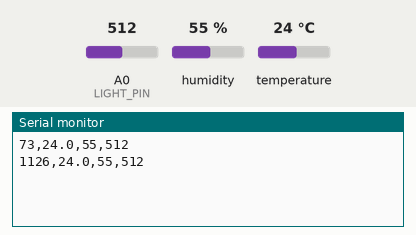
This sketch was run on a simulated Arduino Uno, built with avr-gcc and run on an emulated ATmega328P. Shown: the last lines printed to the serial monitor. Inputs (shaded band) come from the test bench; at power-on: humidity 55 %, A0 (LIGHT_PIN) = 512, temperature 24 °C.

Above: at 1.2 s.
1.3 s: humidity set to 22 %
At 2.6 s:
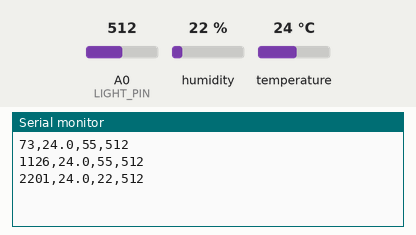
2.8 s: A0 (LIGHT_PIN) set to 716
At 4.1 s:
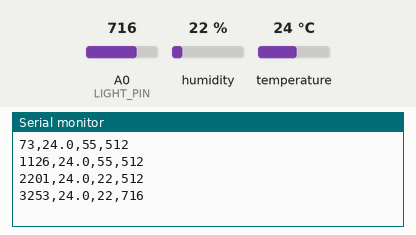
4.3 s: temperature set to 12 °C
At 5.7 s:
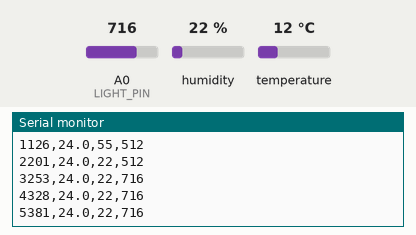
5.8 s: A0 (LIGHT_PIN) set to 900
At 7.1 s:
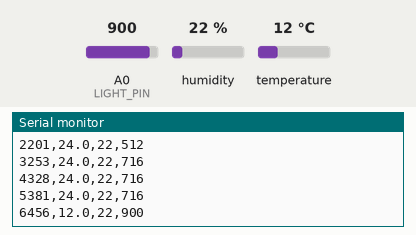
7.3 s: humidity set to 40 %
At 8.1 s:
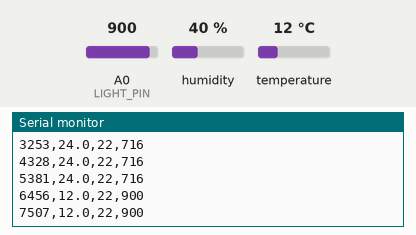
Timing chart, 0 to 9.8 s (numbered marks = the images above; inputs shaded):
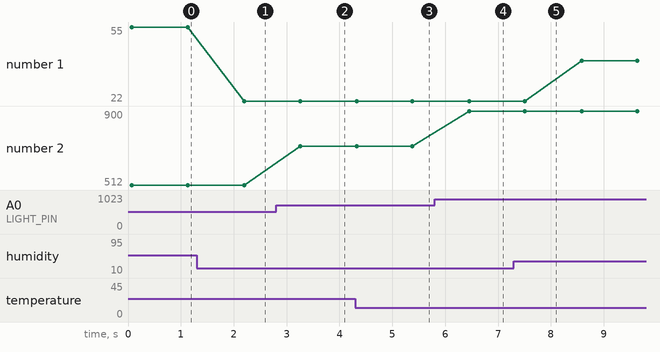

The sketch:

env.ino
```cpp
/*
  아화중 과학 중1 Ⅱ. 생물의 구성과 다양성 — 서식 환경 측정기 (온습도 센서 + 빛 센서)
  DHT11 온습도 센서   VCC(+) -> 5V,  DATA(S) -> 2,  GND(-) -> GND
  CDS(조도 센서)      한쪽 다리 -> 5V, 다른 쪽 다리 -> A0,  10 kΩ 저항: A0 <-> GND
  필요한 라이브러리: 아두이노 IDE [라이브러리 관리]에서 "DHT sensor library"(Adafruit) 설치
  약 1초마다 "시간(ms),온도(℃),습도(%),밝기(0~1023)" 형식으로 시리얼 출력 (보드레이트 9600)
*/
#include <DHT.h>
#define DHTPIN 2
#define DHTTYPE DHT11
const int LIGHT_PIN = A0;
DHT dht(DHTPIN, DHTTYPE);

void setup() {
  Serial.begin(9600);
  dht.begin();
}

void loop() {
  float h = dht.readHumidity();
  float t = dht.readTemperature();
  long sum = 0;
  for (int i = 0; i < 10; i++) { sum += analogRead(LIGHT_PIN); delay(5); }
  if (!isnan(h) && !isnan(t)) {
    Serial.print(millis()); Serial.print(",");
    Serial.print(t, 1);     Serial.print(",");
    Serial.print(h, 0);     Serial.print(",");
    Serial.println(sum / 10);
  }
  delay(1000);
}
```

Measured:
- after the input at 1.3 s, the serial monitor: prints a new line after 0.90 s (image 1)
- after the input at 2.8 s, the serial monitor: prints a new line after 0.45 s (image 2)
- after the input at 5.8 s, the serial monitor: prints a new line after 0.66 s (image 4)
- plotted number 1: 55 → 22 after the input at 1.3 s, 22 → 40 after the input at 7.3 s
- plotted number 2: 512 → 716 after the input at 2.8 s, 716 → 900 after the input at 5.8 s
